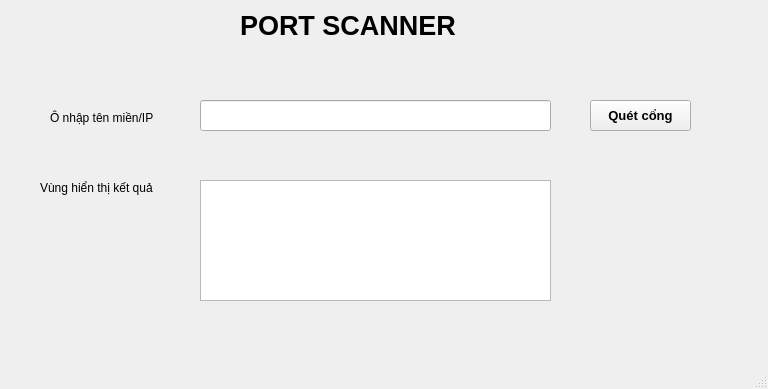
<?xml version="1.0" encoding="UTF-8"?>
<ui version="4.0">
 <class>MainWindow</class>
 <widget class="QMainWindow" name="MainWindow">
  <property name="geometry">
   <rect>
    <x>0</x>
    <y>0</y>
    <width>768</width>
    <height>389</height>
   </rect>
  </property>
  <property name="windowTitle">
   <string>MainWindow</string>
  </property>
  <widget class="QWidget" name="centralwidget">
   <widget class="QLabel" name="label">
    <property name="geometry">
     <rect>
      <x>240</x>
      <y>0</y>
      <width>271</width>
      <height>51</height>
     </rect>
    </property>
    <property name="font">
     <font>
      <pointsize>20</pointsize>
      <weight>75</weight>
      <bold>true</bold>
     </font>
    </property>
    <property name="text">
     <string>PORT SCANNER</string>
    </property>
   </widget>
   <widget class="QLabel" name="label_2">
    <property name="geometry">
     <rect>
      <x>50</x>
      <y>110</y>
      <width>111</width>
      <height>16</height>
     </rect>
    </property>
    <property name="text">
     <string>Ô nhập tên miền/IP</string>
    </property>
   </widget>
   <widget class="QLabel" name="label_3">
    <property name="geometry">
     <rect>
      <x>40</x>
      <y>180</y>
      <width>131</width>
      <height>16</height>
     </rect>
    </property>
    <property name="text">
     <string>Vùng hiển thị kết quả</string>
    </property>
   </widget>
   <widget class="QLineEdit" name="targetInput">
    <property name="geometry">
     <rect>
      <x>200</x>
      <y>100</y>
      <width>351</width>
      <height>31</height>
     </rect>
    </property>
   </widget>
   <widget class="QPlainTextEdit" name="resultBox">
    <property name="geometry">
     <rect>
      <x>200</x>
      <y>180</y>
      <width>351</width>
      <height>121</height>
     </rect>
    </property>
   </widget>
   <widget class="QPushButton" name="scanButton">
    <property name="geometry">
     <rect>
      <x>590</x>
      <y>100</y>
      <width>101</width>
      <height>31</height>
     </rect>
    </property>
    <property name="font">
     <font>
      <pointsize>10</pointsize>
      <weight>75</weight>
      <bold>true</bold>
     </font>
    </property>
    <property name="text">
     <string>Quét cổng</string>
    </property>
   </widget>
  </widget>
  <widget class="QMenuBar" name="menubar">
   <property name="geometry">
    <rect>
     <x>0</x>
     <y>0</y>
     <width>768</width>
     <height>26</height>
    </rect>
   </property>
  </widget>
  <widget class="QStatusBar" name="statusbar"/>
 </widget>
 <resources/>
 <connections/>
</ui>
